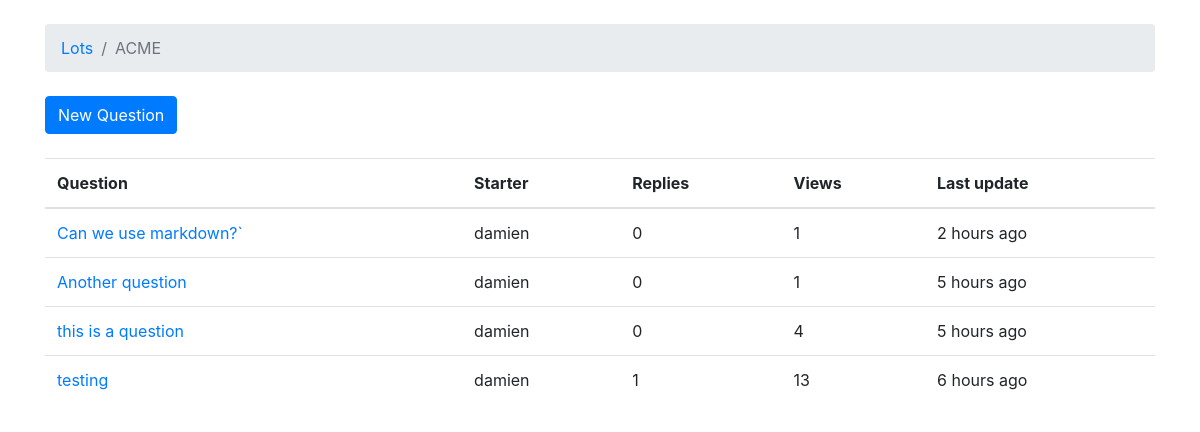
The app's page /lots/acme/, older data.
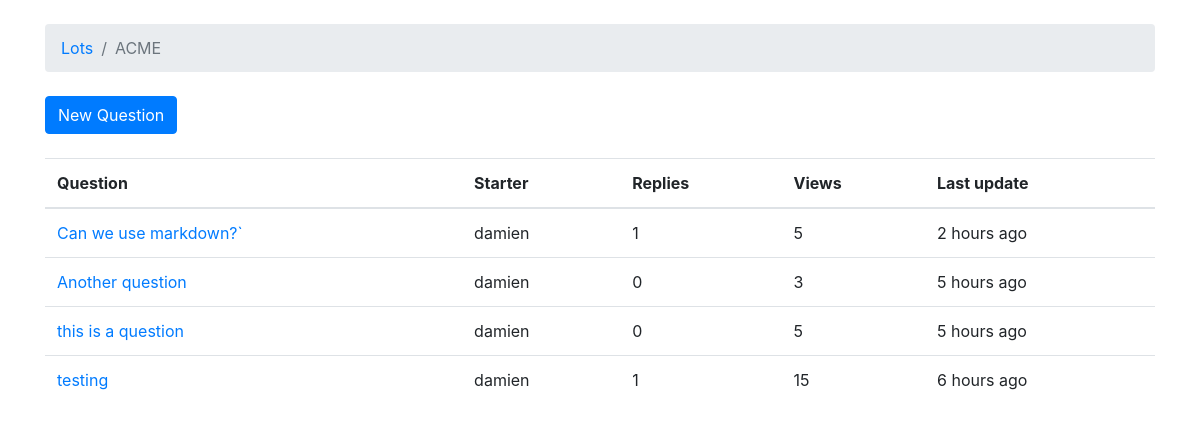
The same page, newer data.
### lot/models.py (models this page shows, shortened)
class Question(models.Model):
    subject = models.CharField(max_length=255)
    last_updated = models.DateTimeField(auto_now_add=True)
    lot = models.ForeignKey(Lot, related_name='questions',
                            on_delete=models.CASCADE)
    starter = models.ForeignKey(User, related_name='questions',
                                on_delete=models.CASCADE)
    views = models.PositiveIntegerField(default=0)

### lot/views.py (the view)
# urls.py: path('lots/<slug:lot_id>/', views.QuestionListView.as_view(),
class QuestionListView(ListView):
    model = Question
    context_object_name = 'questions'
    template_name = 'list_of_questions_in_lot.html'
    def get_context_data(self, **kwargs):
        kwargs['lot'] = self.lot
        return super().get_context_data(**kwargs)
    def get_queryset(self):
        self.lot = get_object_or_404(Lot, slug=self.kwargs.get('lot_id'))
        questions = (
            self.lot.questions
            .order_by('-last_updated')
            .annotate(replies=Count('posts') - 1)
        )
        return questions

### templates/list_of_questions_in_lot.html (shortened to what this page needs)
{% extends 'base.html' %}
{% load humanize %}
{% block breadcrumb %}
  <li class="breadcrumb-item"><a href="{% url 'list_lots' %}">Lots</a></li>
  <li class="breadcrumb-item active">{{ lot.group_name }}</li>
{% endblock %}
{% block content %}
<div class='mb-4'>
    <a href="{% url 'new_question' lot.slug %}" class="btn btn-primary">New Question</a>
</div>
<table class="table">
    <thead class="thead-inverse">
        <tr>
            <th>Question</th>
            <th>Starter</th>
            <th>Replies</th>
            <th>Views</th>
            <th>Last update</th>
        </tr>
    </thead>
    <tbody>
        {% for question in questions%}
        <tr>
            <td>
                <a href="{% url 'question_comments' lot.slug question.pk %}">{{question.subject}}</a>
            </td>
            <td>{{question.starter.username}}</td>
            <td>{{ question.replies }}</td>
            <td>{{ question.views }}</td>
            <td>{{ question.last_updated | naturaltime }}</td>
        </tr>
        {% endfor %}
    </tbody>
</table>
{% endblock %}

Row changes from the older to the newer data that the page shows:
changed Question "Can we use markdown?`": replies "0" → "1"; views "1" → "5"
changed Question "Another question": views "1" → "3"
changed Question "this is a question": views "4" → "5"
changed Question "testing": views "13" → "15"
